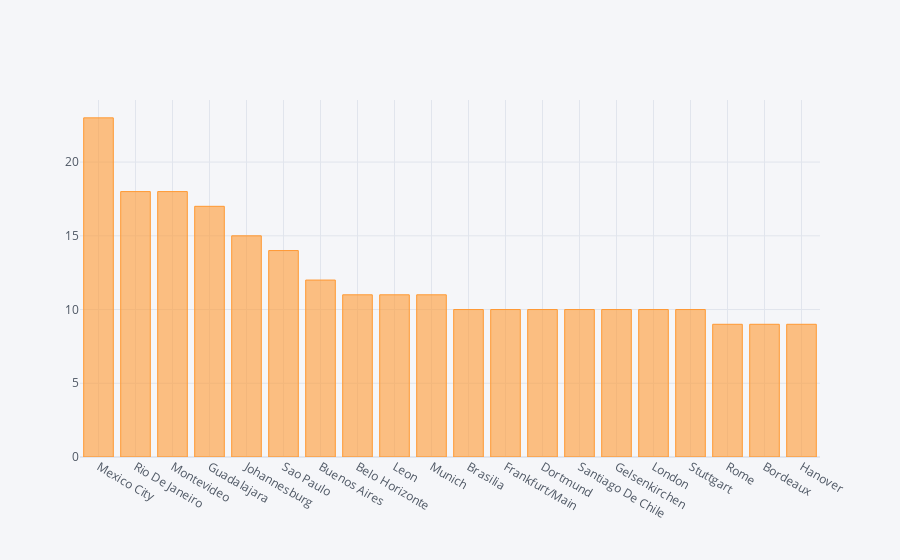

The code cell stored with this chart in its notebook:
### Code cell
matches['City'].value_counts()[:20].iplot(kind = 'bar')

### Figure 1 — Plotly figure (JSON) as saved in the notebook; plotly's stock layout.template omitted (floating-point values rounded to 4 significant figures)
{"data": [{"marker": {"color": "rgba(255, 153, 51, 0.6)", "line": {"color": "rgba(255, 153, 51, 1.0)", "width": 1}}, "name": "City", "orientation": "v", "text": "", "type": "bar", "x": ["Mexico City ", "Rio De Janeiro ", "Montevideo ", "Guadalajara ", "Johannesburg ", "Sao Paulo ", "Buenos Aires ", "Belo Horizonte ", "Leon ", "Munich ", "Brasilia ", "Frankfurt/Main ", "Dortmund ", "Santiago De Chile ", "Gelsenkirchen ", "London ", "Stuttgart ", "Rome ", "Bordeaux ", "Hanover "], "y": [23, 18, 18, 17, 15, 14, 12, 11, 11, 11, 10, 10, 10, 10, 10, 10, 10, 9, 9, 9]}], "layout": {"legend": {"bgcolor": "#F5F6F9", "font": {"color": "#4D5663"}}, "paper_bgcolor": "#F5F6F9", "plot_bgcolor": "#F5F6F9", "title": {"font": {"color": "#4D5663"}}, "xaxis": {"gridcolor": "#E1E5ED", "showgrid": true, "tickfont": {"color": "#4D5663"}, "title": {"font": {"color": "#4D5663"}, "text": ""}, "zerolinecolor": "#E1E5ED"}, "yaxis": {"gridcolor": "#E1E5ED", "showgrid": true, "tickfont": {"color": "#4D5663"}, "title": {"font": {"color": "#4D5663"}, "text": ""}, "zerolinecolor": "#E1E5ED"}}}
